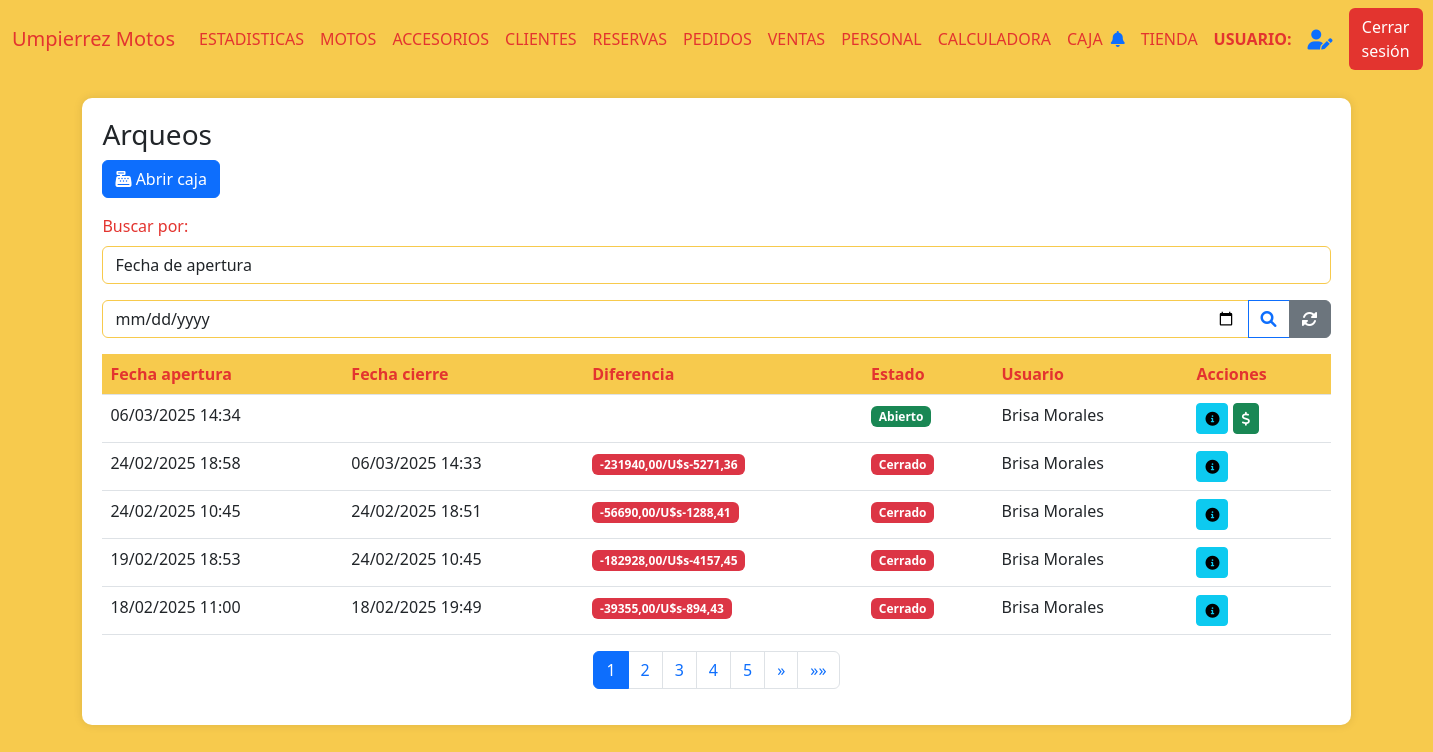
Screenshot of /arqueos (signed in) with the database file from the repository.
### AppUM/models.py (models this page shows)
class Caja(models.Model):
    apertura = models.DateTimeField()
    cierre = models.DateTimeField(null=True,blank=True)
    moneda = models.CharField(max_length=10)
    monto_inicial = models.DecimalField(max_digits=10, decimal_places=2)
    depositos = models.DecimalField(max_digits=10, decimal_places=2)
    egresos = models.DecimalField(max_digits=10, decimal_places=2)
    saldo_caja = models.DecimalField(max_digits=10, decimal_places=2)
    saldo_sistema = models.DecimalField(max_digits=10, decimal_places=2)
    diferencia = models.DecimalField(max_digits=10, decimal_places=2)
    estado = models.CharField(max_length=10)
    usuario = models.ForeignKey(Personal, related_name='usuario_caja', on_delete=models.CASCADE)

### AppUM/decorators.py (the view)
    def _wrapped_view(request, *args, **kwargs):
        user = request.user
        if user.is_authenticated:
            usuario_consulta = Personal.objects.filter(usuario=user.username).first()
            if usuario_consulta:
                if Administrativo.objects.filter(personal_ptr_id=usuario_consulta.id,activo=1).exists():
                    return view_func(request, *args, **kwargs)
                else:
                    raise PermissionDenied
            else:
                return view_func(request, *args, **kwargs)
        else:
            return redirect('Login')  # Redirigir al login si no está autenticado

### AppUM/context_processors.py (called while the page is built)
def cantidad_solicitudes_no_leidas(req):
    if req.user.is_authenticated:
        usuario = req.user
        usuario_actual = Personal.objects.filter(usuario=usuario.username).first()
        notificaciones = NotificacionPersonal.objects.filter(personal=usuario_actual,leido=0).count()
    else:
        notificaciones = 0
    return {'notificaciones': notificaciones}

### AppUM/functions.py (called while the page is built)
def funcion_paginas_varias(req,instancia_model):
    paginator = Paginator(instancia_model, 5)  # 5 motos por página
    page_number = req.GET.get('page')  # Obtiene el número de página desde la URL
    page_obj = paginator.get_page(page_number)
    return page_obj

### AppUM/templates/perfil_administrativo/arqueos/arqueos.html (shortened to what this page needs)
{% extends "perfil_administrativo/padre_perfil_administrativo.html" %}
{% load static %}
{% block contenidoQueCambia %}
<link href="https://cdnjs.cloudflare.com/ajax/libs/font-awesome/6.0.0/css/all.min.css" rel="stylesheet">
<link href="https://cdn.jsdelivr.net/npm/bootstrap-icons@1.10.0/font/bootstrap-icons.css" rel="stylesheet">
<div class="table-container" id="inventarios">
    <h3>Arqueos</h3>
    <a href="{% url 'AbrirCaja' %}" class="btn btn-primary mb-3">
        <i class="fas fa-cash-register"></i> Abrir caja
    </a>
    <div class="mb-3">
        <label for="estado" class="form-label">Buscar por:</label>
        <select class="form-control" name="tipo_busqueda" id="tipo_busqueda" onchange="tipo_busqueda()">
            <option value="apertura">Fecha de apertura</option>
        </select>
    </div>
    <form action="{% url 'ArqueosFechaApertura' %}" enctype="multipart/form-data" method="get" id="busqueda_fecha_apertura">{% csrf_token %}
        <div class="input-group mb-3">
            <input type="date" class="form-control" name="f_apertura" placeholder="Ingrese la fecha de apertura de la caja">
            <button class="btn btn-outline-primary" type="submit">
                <i class="fas fa-search"></i>
            </button>
            <a href="{% url 'Arqueos' %}" class="btn btn-secondary">
                <i class="fas fa-sync-alt"></i>
            </a>
        </div>
    </form>
    <table class="table">
        <thead>
            <tr>
                <th>Fecha apertura</th>
                <th>Fecha cierre</th>
                <th>Diferencia</th>
                <th>Estado</th>
                <th>Usuario</th>
                <th>Acciones</th>
            </tr>
        </thead>
        <tbody>
            {% if page_obj %}
                {% for arqueo in page_obj %}
                <tr>
                    <td>{{ arqueo.arqueo.apertura|date:"d/m/Y H:i" }}</td>
                    <td>{% if arqueo.cierre %}{{ arqueo.cierre|date:"d/m/Y H:i" }}{% endif %}</td>
                    <td>
                        {% if arqueo.arqueo.estado == "Cuadre de caja" or arqueo.arqueo.estado == "Cerrado" %}
                        {% if arqueo.diferencia > 0 %}
                        <span class="badge bg-success">+${{ arqueo.diferencia }}/+U$s{{ arqueo.diferencia_dolares }}</span>
                        {% elif arqueo.diferencia < 0 %}
                        <span class="badge bg-danger">{{ arqueo.diferencia }}/U$s{{ arqueo.diferencia_dolares }}</span>
                        {% else %}
                        <span class="badge bg-secondary">${{ arqueo.diferencia }}/U$s{{ arqueo.diferencia_dolares }}</span>
                        {% endif %}
                        {% endif %}
                    </td>
                    <td>
                        {% if arqueo.arqueo.estado == "Abierto" %}
                            <span class="badge bg-success">{{ arqueo.arqueo.estado }}</span>
                        {% elif arqueo.arqueo.estado == "Cerrado" %}
                            <span class="badge bg-danger">{{ arqueo.arqueo.estado }}</span>
                        {% else %}
                            <span class="badge bg-secondary">{{ arqueo.arqueo.estado }}</span>
                        {% endif %}
                    </td>
                    <td>{{ arqueo.usuario }}</td>
                    <td>
                        <a href="{% url 'MovimientosCaja' arqueo.arqueo.id %}"><button class="btn btn-sm btn-info"><i class="fas fa-info-circle"></i></button></a>
                        {% if arqueo.arqueo.estado == "Abierto" %}
                        <a href="{% url 'SaldoFinalCaja' arqueo.arqueo.id %}"><button class="btn btn-sm btn-success"><i class="fas fa-dollar-sign"></i></button></a>
                        {% elif arqueo.arqueo.estado == "Cuadre de caja" %}
                        <a href="{% url 'CerrarCaja' arqueo.arqueo.id %}"><button class="btn btn-sm btn-warning"><i class="fas fa-lock"></i></button></a>
                        {% endif %}
                    </td>
                </tr>
                {% endfor %}
            {% else %}
                <tr>
                    <td colspan="9" class="text-center text-muted">
                        No hay registros de arqueos disponibles.
                    </td>
                </tr>
            {% endif %}
        </tbody>
    </table>
    <nav aria-label="Page navigation">
        <ul class="pagination justify-content-center">
            {% for num in page_obj.paginator.page_range %}
            <li class="page-item {% if page_obj.number == num %}active{% endif %}">
                <a class="page-link" href="?page={{ num }}">{{ num }}</a>
            </li>
            {% endfor %}
            {% if page_obj.has_next %}
            <li class="page-item">
                <a class="page-link" href="?page={{ page_obj.next_page_number }}" aria-label="Siguiente">
                    <span aria-hidden="true">&raquo;</span>
                </a>
            </li>
            <li class="page-item">
                <a class="page-link" href="?page={{ page_obj.paginator.num_pages }}" aria-label="Última">
                    <span aria-hidden="true">&raquo;&raquo;</span>
                </a>
            </li>
            {% endif %}
        </ul>
    </nav>
</div>
{% endblock %}

### AppUM/static/css/styles.css (style rules this page uses)
body { background-color: #f7ca4d; }
.form-label { color: #e3342f; }
.form-control { border-color: #f7ca4d; }
.table-container { background-color: #fff; border-radius: 10px; padding: 20px; box-shadow: 0px 0px 10px rgba(0, 0, 0, 0.1); margin: 20px auto; max-width: 90%; }
.table th { background-color: #f7ca4d; color: #e3342f; }

### rows the page displays
Caja: arqueo.apertura "06/03/2025 14:34", arqueo.estado "Abierto", usuario "Brisa Morales"
Caja: arqueo.apertura "24/02/2025 18:58", cierre "06/03/2025 14:33", diferencia "-231940,00", diferencia_dolares "-5271,36", arqueo.estado "Cerrado", usuario "Brisa Morales"
Caja: arqueo.apertura "24/02/2025 10:45", cierre "24/02/2025 18:51", diferencia "-56690,00", diferencia_dolares "-1288,41", arqueo.estado "Cerrado", usuario "Brisa Morales"
Caja: arqueo.apertura "19/02/2025 18:53", cierre "24/02/2025 10:45", diferencia "-182928,00", diferencia_dolares "-4157,45", arqueo.estado "Cerrado", usuario "Brisa Morales"
Caja: arqueo.apertura "18/02/2025 11:00", cierre "18/02/2025 19:49", diferencia "-39355,00", diferencia_dolares "-894,43", arqueo.estado "Cerrado", usuario "Brisa Morales"

### other values shown
{{ num }} "1" "2" "3" "4" "5"
